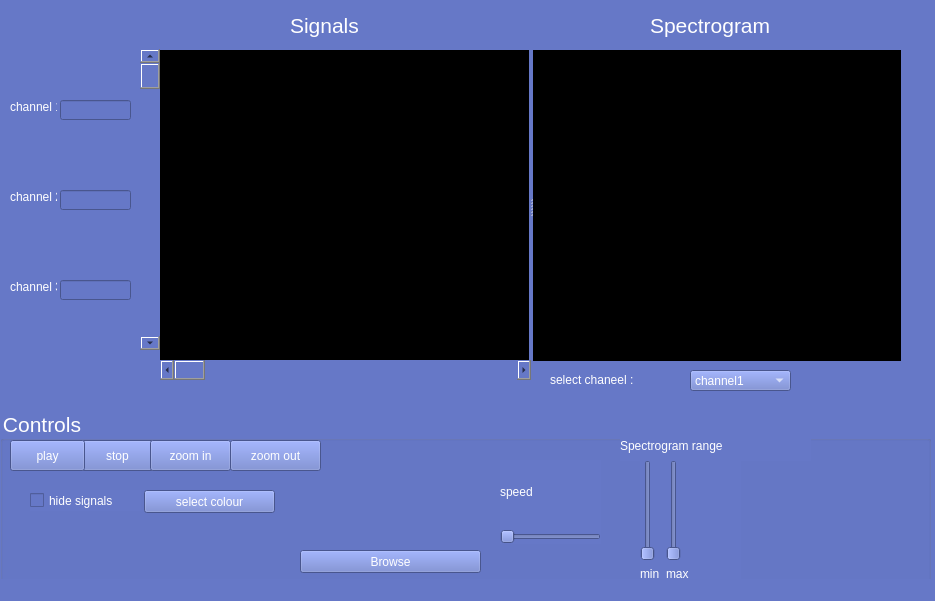
<?xml version="1.0" encoding="UTF-8"?>
<ui version="4.0">
 <class>MainWindow</class>
 <widget class="QMainWindow" name="MainWindow">
  <property name="geometry">
   <rect>
    <x>0</x>
    <y>0</y>
    <width>935</width>
    <height>601</height>
   </rect>
  </property>
  <property name="windowTitle">
   <string>MainWindow</string>
  </property>
  <property name="styleSheet">
   <string notr="true">background-color: rgb(102, 120, 199);</string>
  </property>
  <widget class="QWidget" name="centralwidget">
   <widget class="QLabel" name="Spectogram_label">
    <property name="geometry">
     <rect>
      <x>650</x>
      <y>10</y>
      <width>141</width>
      <height>31</height>
     </rect>
    </property>
    <property name="styleSheet">
     <string notr="true">font: 14pt &quot;MS Shell Dlg 2&quot;;

color: rgb(255, 255, 255);
font:(255,255,255);
</string>
    </property>
    <property name="text">
     <string>&lt;html&gt;&lt;head/&gt;&lt;body&gt;&lt;p&gt;&lt;span style=&quot; font-size:16pt;&quot;&gt;Spectrogram&lt;/span&gt;&lt;/p&gt;&lt;/body&gt;&lt;/html&gt;</string>
    </property>
   </widget>
   <widget class="QSplitter" name="splitter_2">
    <property name="geometry">
     <rect>
      <x>160</x>
      <y>50</y>
      <width>741</width>
      <height>311</height>
     </rect>
    </property>
    <property name="orientation">
     <enum>Qt::Horizontal</enum>
    </property>
    <widget class="PlotWidget" name="signals_plot_widget" native="true">
     <property name="styleSheet">
      <string notr="true">background-color: rgb(0, 0, 0);</string>
     </property>
    </widget>
    <widget class="QWidget" name="Spectogram_plot_widget" native="true">
     <property name="styleSheet">
      <string notr="true">background-color: rgb(0, 0, 0);</string>
     </property>
    </widget>
   </widget>
   <widget class="QComboBox" name="channel_combobox">
    <property name="geometry">
     <rect>
      <x>690</x>
      <y>370</y>
      <width>101</width>
      <height>21</height>
     </rect>
    </property>
    <property name="styleSheet">
     <string notr="true">font: 14pt &quot;MS Shell Dlg 2&quot;;

color: rgb(255, 255, 255);
font:(255,255,255);</string>
    </property>
    <item>
     <property name="text">
      <string>channel1</string>
     </property>
    </item>
    <item>
     <property name="text">
      <string>channel2</string>
     </property>
    </item>
    <item>
     <property name="text">
      <string>channel3</string>
     </property>
    </item>
   </widget>
   <widget class="QGroupBox" name="Controls_groupBox">
    <property name="geometry">
     <rect>
      <x>0</x>
      <y>410</y>
      <width>931</width>
      <height>191</height>
     </rect>
    </property>
    <property name="font">
     <font>
      <family>MS Shell Dlg 2</family>
      <pointsize>16</pointsize>
      <weight>50</weight>
      <italic>false</italic>
      <bold>false</bold>
     </font>
    </property>
    <property name="styleSheet">
     <string notr="true">
font: 16pt &quot;MS Shell Dlg 2&quot;;

color: rgb(255, 255, 255);
font:(255,255,255);</string>
    </property>
    <property name="title">
     <string>Controls</string>
    </property>
    <widget class="QPushButton" name="stop_button">
     <property name="geometry">
      <rect>
       <x>80</x>
       <y>30</y>
       <width>75</width>
       <height>31</height>
      </rect>
     </property>
     <property name="styleSheet">
      <string notr="true">
color: rgb(255, 255, 255);
font:(255,255,255);</string>
     </property>
     <property name="text">
      <string>stop</string>
     </property>
    </widget>
    <widget class="QPushButton" name="play_button">
     <property name="geometry">
      <rect>
       <x>10</x>
       <y>30</y>
       <width>75</width>
       <height>31</height>
      </rect>
     </property>
     <property name="styleSheet">
      <string notr="true">
color: rgb(255, 255, 255);
font:(255,255,255);</string>
     </property>
     <property name="text">
      <string>play</string>
     </property>
    </widget>
    <widget class="QPushButton" name="zoom_IN_button">
     <property name="geometry">
      <rect>
       <x>150</x>
       <y>30</y>
       <width>81</width>
       <height>31</height>
      </rect>
     </property>
     <property name="minimumSize">
      <size>
       <width>81</width>
       <height>23</height>
      </size>
     </property>
     <property name="toolTip">
      <string>&lt;html&gt;&lt;head/&gt;&lt;body&gt;&lt;p&gt;&lt;br/&gt;&lt;/p&gt;&lt;/body&gt;&lt;/html&gt;</string>
     </property>
     <property name="whatsThis">
      <string>&lt;html&gt;&lt;head/&gt;&lt;body&gt;&lt;p&gt;dsds&lt;/p&gt;&lt;/body&gt;&lt;/html&gt;</string>
     </property>
     <property name="styleSheet">
      <string notr="true">
color: rgb(255, 255, 255);</string>
     </property>
     <property name="text">
      <string>zoom in</string>
     </property>
    </widget>
    <widget class="QPushButton" name="zoom_OUT_button">
     <property name="geometry">
      <rect>
       <x>230</x>
       <y>30</y>
       <width>91</width>
       <height>31</height>
      </rect>
     </property>
     <property name="styleSheet">
      <string notr="true">
color: rgb(255, 255, 255);
font:(255,255,255);</string>
     </property>
     <property name="text">
      <string>zoom out</string>
     </property>
    </widget>
    <widget class="QWidget" name="layoutWidget">
     <property name="geometry">
      <rect>
       <x>500</x>
       <y>50</y>
       <width>101</width>
       <height>84</height>
      </rect>
     </property>
     <layout class="QVBoxLayout" name="verticalLayout_2">
      <item>
       <widget class="QLabel" name="Speed_label">
        <property name="styleSheet">
         <string notr="true">font: 14pt &quot;MS Shell Dlg 2&quot;;

color: rgb(255, 255, 255);
font:(255,255,255);</string>
        </property>
        <property name="text">
         <string>speed</string>
        </property>
       </widget>
      </item>
      <item>
       <widget class="QSlider" name="SignalSpeed_horizontalSlider">
        <property name="orientation">
         <enum>Qt::Horizontal</enum>
        </property>
       </widget>
      </item>
     </layout>
    </widget>
    <widget class="QWidget" name="layoutWidget_2">
     <property name="geometry">
      <rect>
       <x>640</x>
       <y>50</y>
       <width>101</width>
       <height>121</height>
      </rect>
     </property>
     <layout class="QFormLayout" name="formLayout_3">
      <item row="2" column="0">
       <widget class="QLabel" name="minimum">
        <property name="styleSheet">
         <string notr="true">font: 12pt &quot;MS Shell Dlg 2&quot;;
font: 14pt &quot;MS Shell Dlg 2&quot;;

color: rgb(255, 255, 255);
font:(255,255,255);</string>
        </property>
        <property name="text">
         <string>min</string>
        </property>
       </widget>
      </item>
      <item row="1" column="0">
       <widget class="QSlider" name="minimum_verticalSlider">
        <property name="orientation">
         <enum>Qt::Vertical</enum>
        </property>
       </widget>
      </item>
      <item row="1" column="1">
       <widget class="QSlider" name="maximum_verticalSlider">
        <property name="orientation">
         <enum>Qt::Vertical</enum>
        </property>
       </widget>
      </item>
      <item row="2" column="1">
       <widget class="QLabel" name="maximum">
        <property name="styleSheet">
         <string notr="true">font: 14pt &quot;MS Shell Dlg 2&quot;;

color: rgb(255, 255, 255);
font:(255,255,255);</string>
        </property>
        <property name="text">
         <string>max</string>
        </property>
       </widget>
      </item>
     </layout>
    </widget>
    <widget class="QPushButton" name="pushButton">
     <property name="geometry">
      <rect>
       <x>300</x>
       <y>140</y>
       <width>181</width>
       <height>23</height>
      </rect>
     </property>
     <property name="text">
      <string>Browse</string>
     </property>
    </widget>
    <widget class="QCheckBox" name="hidesignals_checkbox">
     <property name="geometry">
      <rect>
       <x>30</x>
       <y>80</y>
       <width>111</width>
       <height>21</height>
      </rect>
     </property>
     <property name="styleSheet">
      <string notr="true">font: 12pt &quot;MS Shell Dlg 2&quot;;

color: rgb(255, 255, 255);
font:(255,255,255);</string>
     </property>
     <property name="text">
      <string>hide signals</string>
     </property>
    </widget>
    <widget class="QLabel" name="label_3">
     <property name="geometry">
      <rect>
       <x>620</x>
       <y>20</y>
       <width>191</width>
       <height>31</height>
      </rect>
     </property>
     <property name="text">
      <string>Spectrogram range</string>
     </property>
    </widget>
    <widget class="QPushButton" name="Select_Colur_button">
     <property name="geometry">
      <rect>
       <x>144</x>
       <y>80</y>
       <width>131</width>
       <height>23</height>
      </rect>
     </property>
     <property name="text">
      <string>select colour</string>
     </property>
    </widget>
   </widget>
   <widget class="QLabel" name="Signals_label">
    <property name="geometry">
     <rect>
      <x>290</x>
      <y>10</y>
      <width>91</width>
      <height>31</height>
     </rect>
    </property>
    <property name="styleSheet">
     <string notr="true">
color: rgb(255, 255, 255);
font:(255,255,255);</string>
    </property>
    <property name="text">
     <string>&lt;html&gt;&lt;head/&gt;&lt;body&gt;&lt;p&gt;&lt;span style=&quot; font-size:16pt;&quot;&gt;Signals&lt;/span&gt;&lt;/p&gt;&lt;/body&gt;&lt;/html&gt;</string>
    </property>
   </widget>
   <widget class="QLabel" name="label_2">
    <property name="geometry">
     <rect>
      <x>550</x>
      <y>370</y>
      <width>131</width>
      <height>20</height>
     </rect>
    </property>
    <property name="styleSheet">
     <string notr="true">font: 14pt &quot;MS Shell Dlg 2&quot;;

color: rgb(255, 255, 255);
font:(255,255,255);</string>
    </property>
    <property name="text">
     <string>select chaneel :</string>
    </property>
   </widget>
   <widget class="QScrollBar" name="horizontalScrollBar">
    <property name="geometry">
     <rect>
      <x>160</x>
      <y>360</y>
      <width>371</width>
      <height>20</height>
     </rect>
    </property>
    <property name="orientation">
     <enum>Qt::Horizontal</enum>
    </property>
   </widget>
   <widget class="QScrollBar" name="verticalScrollBar">
    <property name="geometry">
     <rect>
      <x>140</x>
      <y>49</y>
      <width>20</width>
      <height>301</height>
     </rect>
    </property>
    <property name="orientation">
     <enum>Qt::Vertical</enum>
    </property>
   </widget>
   <widget class="QLabel" name="label_4">
    <property name="geometry">
     <rect>
      <x>10</x>
      <y>190</y>
      <width>47</width>
      <height>13</height>
     </rect>
    </property>
    <property name="styleSheet">
     <string notr="true">
color: rgb(255, 255, 255);
font:(255,255,255);</string>
    </property>
    <property name="text">
     <string>channel 2</string>
    </property>
   </widget>
   <widget class="QLabel" name="label_5">
    <property name="geometry">
     <rect>
      <x>10</x>
      <y>280</y>
      <width>47</width>
      <height>13</height>
     </rect>
    </property>
    <property name="styleSheet">
     <string notr="true">
color: rgb(255, 255, 255);
font:(255,255,255);</string>
    </property>
    <property name="text">
     <string>channel 3</string>
    </property>
   </widget>
   <widget class="QLabel" name="label_8">
    <property name="geometry">
     <rect>
      <x>10</x>
      <y>100</y>
      <width>47</width>
      <height>13</height>
     </rect>
    </property>
    <property name="styleSheet">
     <string notr="true">
color: rgb(255, 255, 255);
font:(255,255,255);</string>
    </property>
    <property name="text">
     <string>channel 1</string>
    </property>
   </widget>
   <widget class="QLineEdit" name="lineEdit_4">
    <property name="geometry">
     <rect>
      <x>60</x>
      <y>190</y>
      <width>71</width>
      <height>20</height>
     </rect>
    </property>
   </widget>
   <widget class="QLineEdit" name="lineEdit_5">
    <property name="geometry">
     <rect>
      <x>60</x>
      <y>280</y>
      <width>71</width>
      <height>20</height>
     </rect>
    </property>
   </widget>
   <widget class="QLineEdit" name="lineEdit_6">
    <property name="geometry">
     <rect>
      <x>60</x>
      <y>100</y>
      <width>71</width>
      <height>20</height>
     </rect>
    </property>
   </widget>
  </widget>
  <widget class="QStatusBar" name="statusbar"/>
 </widget>
 <customwidgets>
  <customwidget>
   <class>PlotWidget</class>
   <extends>QWidget</extends>
   <header location="global">pyqtgraph</header>
   <container>1</container>
  </customwidget>
 </customwidgets>
 <resources/>
 <connections/>
</ui>
